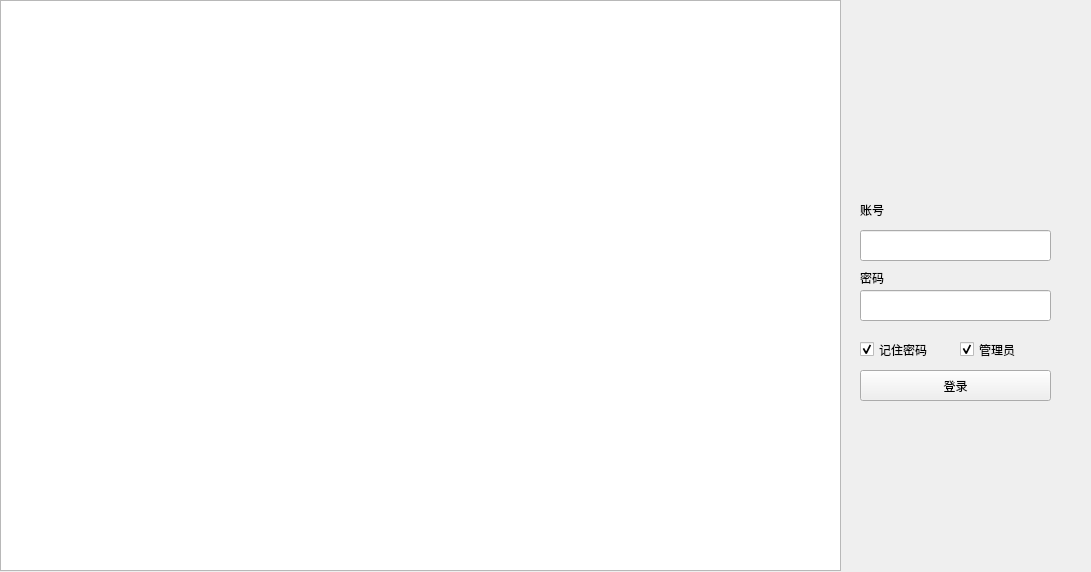
<?xml version="1.0" encoding="UTF-8"?>
<ui version="4.0">
 <class>Form</class>
 <widget class="QWidget" name="Form">
  <property name="geometry">
   <rect>
    <x>0</x>
    <y>0</y>
    <width>1091</width>
    <height>572</height>
   </rect>
  </property>
  <property name="windowTitle">
   <string>Form</string>
  </property>
  <widget class="QCheckBox" name="checkBox">
   <property name="geometry">
    <rect>
     <x>960</x>
     <y>340</y>
     <width>91</width>
     <height>19</height>
    </rect>
   </property>
   <property name="text">
    <string>管理员</string>
   </property>
   <property name="checkable">
    <bool>true</bool>
   </property>
   <property name="checked">
    <bool>true</bool>
   </property>
  </widget>
  <widget class="QLabel" name="label">
   <property name="geometry">
    <rect>
     <x>860</x>
     <y>200</y>
     <width>31</width>
     <height>20</height>
    </rect>
   </property>
   <property name="text">
    <string>账号</string>
   </property>
  </widget>
  <widget class="QLabel" name="label_2">
   <property name="geometry">
    <rect>
     <x>860</x>
     <y>270</y>
     <width>31</width>
     <height>16</height>
    </rect>
   </property>
   <property name="text">
    <string>密码</string>
   </property>
  </widget>
  <widget class="QCheckBox" name="checkBox_2">
   <property name="geometry">
    <rect>
     <x>860</x>
     <y>340</y>
     <width>91</width>
     <height>19</height>
    </rect>
   </property>
   <property name="text">
    <string>记住密码</string>
   </property>
   <property name="checked">
    <bool>true</bool>
   </property>
  </widget>
  <widget class="QLineEdit" name="lineEdit">
   <property name="geometry">
    <rect>
     <x>860</x>
     <y>290</y>
     <width>191</width>
     <height>31</height>
    </rect>
   </property>
  </widget>
  <widget class="QLineEdit" name="lineEdit_2">
   <property name="geometry">
    <rect>
     <x>860</x>
     <y>230</y>
     <width>191</width>
     <height>31</height>
    </rect>
   </property>
  </widget>
  <widget class="QPushButton" name="pushButton">
   <property name="geometry">
    <rect>
     <x>860</x>
     <y>370</y>
     <width>191</width>
     <height>31</height>
    </rect>
   </property>
   <property name="text">
    <string>登录</string>
   </property>
   <property name="checkable">
    <bool>false</bool>
   </property>
   <property name="checked">
    <bool>false</bool>
   </property>
  </widget>
  <widget class="QListView" name="listView">
   <property name="geometry">
    <rect>
     <x>0</x>
     <y>0</y>
     <width>841</width>
     <height>571</height>
    </rect>
   </property>
   <property name="styleSheet">
    <string notr="true">border-image: url(:/1/C:/Windows/Web/Wallpaper/ThemeC/img28.jpg);</string>
   </property>
  </widget>
 </widget>
 <resources>
  <include location="../../../../../../360/image.qrc"/>
 </resources>
 <connections/>
</ui>
